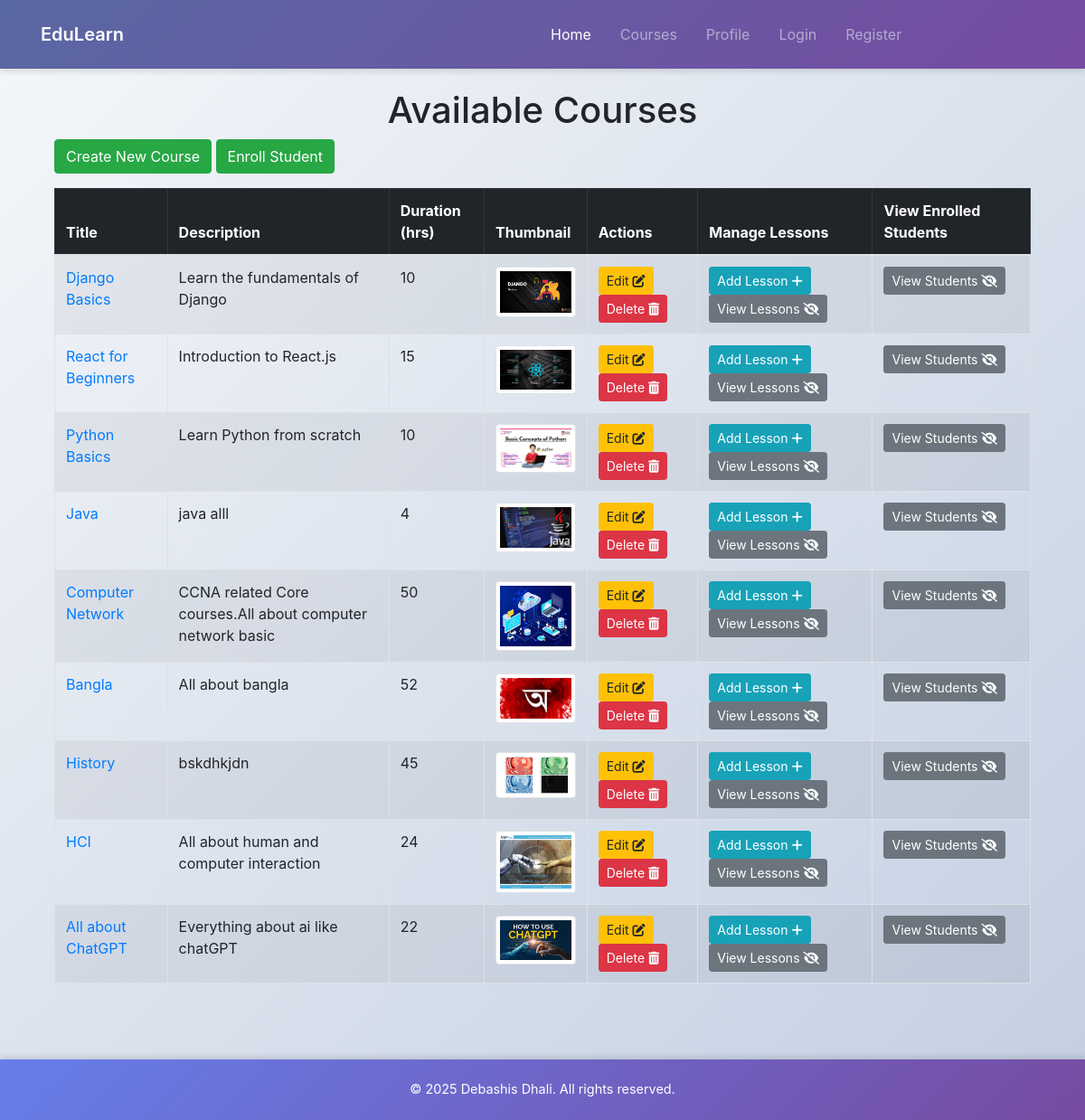
Page /courses/ on the committed database.
### courses/models.py (models this page shows, shortened)
class Course(models.Model):
    title = models.CharField(max_length=200)
    description = models.TextField()
    duration = models.IntegerField(help_text="Duration in hours")
    thumbnail = models.ImageField(upload_to='course_thumbnails/', null=True, blank=True)
    created_at = models.DateTimeField(auto_now_add=True)

### courses/views.py (the view)
# urls.py: path('', CourseListView.as_view(), name='course_list'),
class CourseListView(ListView):
    model = Course
    template_name = 'courses/course_list.html'
    context_object_name = 'courses'

### courses/templates/courses/course_list.html (shortened to what this page needs)
{% extends "courses/base.html" %}
{% block content %}
    {% load static %}
    <div class="container mt-5 pt-4 my-5">
        <h1 class="text-center">Available Courses</h1>
        <a href="{% url 'course_create' %}" class="btn btn-success mb-3">Create New Course</a>
        <a href="{% url 'enroll_student' %}" class="btn btn-success mb-3">Enroll Student</a>
        <div class="table-responsive">
            <table class="table table-bordered table-striped table-hover">
                <thead class="table-dark">
                    <tr>
                        <th>Title</th>
                        <th>Description</th>
                        <th>Duration (hrs)</th>
                        <th>Thumbnail</th>
                        <th>Actions</th>
                        <th>Manage Lessons</th>
                        <th>View Enrolled Students</th>
                    </tr>
                </thead>
                <tbody>
                    {% for course in courses %}
                        <tr>
                            <td><a href="{% url 'course_detail' course.id %}">{{ course.title }}</a></td>
                            <td>{{ course.description|truncatewords:10 }}</td>
                            <td>{{ course.duration }}</td>
                            <td>
                                <img src="{{ course.thumbnail.url }}" alt="Thumbnail for {{ course.title }}" class="img-thumbnail" width="100" />
                            </td>
                            <td>
                                <a href="{% url 'course_update' course.id %}" class="btn btn-warning btn-sm">Edit <i class="fa-solid fa-pen-to-square"></i></a>
                                <form action="{% url 'course_delete' course.id %}" method="post" style="display:inline;">
                                    <button type="submit" class="btn btn-danger btn-sm" onclick="return confirm('Are you sure you want to delete this course?')">Delete <i class="fa-solid fa-trash-can"></i></button>
                                </form>
                            </td>
                            <td>
                                <a href="{% url 'lesson_create' %}" class="btn btn-info btn-sm">Add Lesson <i class="fa-solid fa-plus"></i></a>
                                <a href="{% url 'course_detail' course.id %}" class="btn btn-secondary btn-sm">View Lessons <i class="fa-solid fa-eye-slash"></i></a>
                            </td>
                            <td>
                                <a href="{% url 'course_students_list' course.id %}" class="btn btn-secondary btn-sm">View Students <i class="fa-solid fa-eye-slash"></i></a>
                            </td>
                        </tr>
                    {% empty %}
                        <tr>
                            <td colspan="6" class="text-center">No courses available.</td>
                        </tr>
                    {% endfor %}
                </tbody>
            </table>
        </div>
    </div>
    <link href="{% static 'css/bootstrap.min.css' %}" rel="stylesheet">
{% endblock %}

### courses/templates/courses/base.html (shortened to what this page needs)
<!DOCTYPE html>
<html lang="en">
  <head>
    {% load static %}
    <link rel="stylesheet" href="{% static 'css/bootstrap.min.css' %}" />
    <link
      rel="stylesheet"
      href="https://cdnjs.cloudflare.com/ajax/libs/font-awesome/6.7.2/css/all.min.css"
    />
    <link rel="stylesheet" href="https://cdnjs.cloudflare.com/ajax/libs/font-awesome/6.7.2/css/all.min.css" />
  </head>
  <body>
    <nav class="navbar navbar-expand-lg navbar-dark bg-primary fixed-top">
      <div class="container">
        <a class="navbar-brand" href="/">EduLearn</a>
        <div class="collapse navbar-collapse" id="navbarNav">
          <ul class="navbar-nav me-auto mb-2 mb-lg-0">
            <li class="nav-item">
              <a
                class="nav-link active ms-5"
                aria-current="page"
                href="{% url 'home' %}"
                >Home</a
              >
            </li>
            <li class="nav-item">
              <a
                class="nav-link ms-5"
                href="{% if user.is_authenticated %}{% url 'course_list' %}{% else %}{% url 'home' %}{% endif %}"
                >Courses</a
              >
            </li>
            <li class="nav-item">
              <a class="nav-link" href="{% url 'profile' %}">Profile</a>
            </li>
          </ul>
          <ul class="navbar-nav ms-auto">
            {% if user.is_authenticated %}
            <a href="/" class="nav-item d-flex align-items-center me-3 text-white">
              {{ user.username }}
              <i class="fas fa-user-circle me-2" style="font-size: 1.4rem"></i></a>
            </li>
            <li class="nav-item">
              <a class="nav-link" href="{% url 'logout' %}">Logout</a>
            </li>
            {% else %}
            <li class="nav-item">
              <a class="nav-link" href="{% url 'login' %}">Login</a>
            </li>
            <li class="nav-item">
              <a class="nav-link" href="{% url 'register' %}">Register</a>
            </li>
            {% endif %}
          </ul>
        </div>
      </div>
    </nav>
    <div class="container mt-3">
       {% block content %}{% endblock %}
    </div>
    <footer>
      <div class="container">
        <p>&copy; 2025 Debashis Dhali. All rights reserved.</p>
      </div>
    </footer>
  </body>
</html>

### courses/templates/courses/base.html (style rules this page uses)
html { font-size: 16px; }
body { font-family: "Poppins", sans-serif; background: linear-gradient(135deg, #f5f7fa, #c3cfe2); color: #333; min-height: 100vh; display: flex; flex-direction: column; }
.navbar { background: linear-gradient(135deg, #5968a3, #764ba2); box-shadow: 0 4px 6px rgba(0, 0, 0, 0.1); font-size: 1rem; color: #92400e; }
.navbar-brand { font-weight: 600; font-size: 1.5rem; color: #fff !important; }
.container { flex: 1; padding: 10px; gap: 27rem; }
footer { background: linear-gradient(135deg, #667eea, #764ba2); color: #fff; padding: 0.8rem 0; margin-top: auto; box-shadow: 0 -4px 6px rgba(0, 0, 0, 0.1); text-align: center; }
footer p { margin: 0; font-size: 0.9rem; }
.text-center { text-align: center; }
li { margin-left: 1rem; }

### rows in the picture
Course: title "Django Basics", description "Learn the fundamentals of Django", duration "10", thumbnail (picture)
Course: title "React for Beginners", description "Introduction to React.js", duration "15", thumbnail (picture)
Course: title "Python Basics", description "Learn Python from scratch", duration "10", thumbnail (picture)
Course: title "Java", description "java alll", duration "4", thumbnail (picture)
Course: title "Computer Network", description "CCNA related Core courses.All about computer network basic", duration "50", thumbnail (picture)
Course: title "Bangla", description "All about bangla", duration "52", thumbnail (picture)
Course: title "History", description "bskdhkjdn", duration "45", thumbnail (picture)
Course: title "HCI", description "All about human and computer interaction", duration "24", thumbnail (picture)
Course: title "All about ChatGPT", description "Everything about ai like chatGPT", duration "22", thumbnail (picture)
